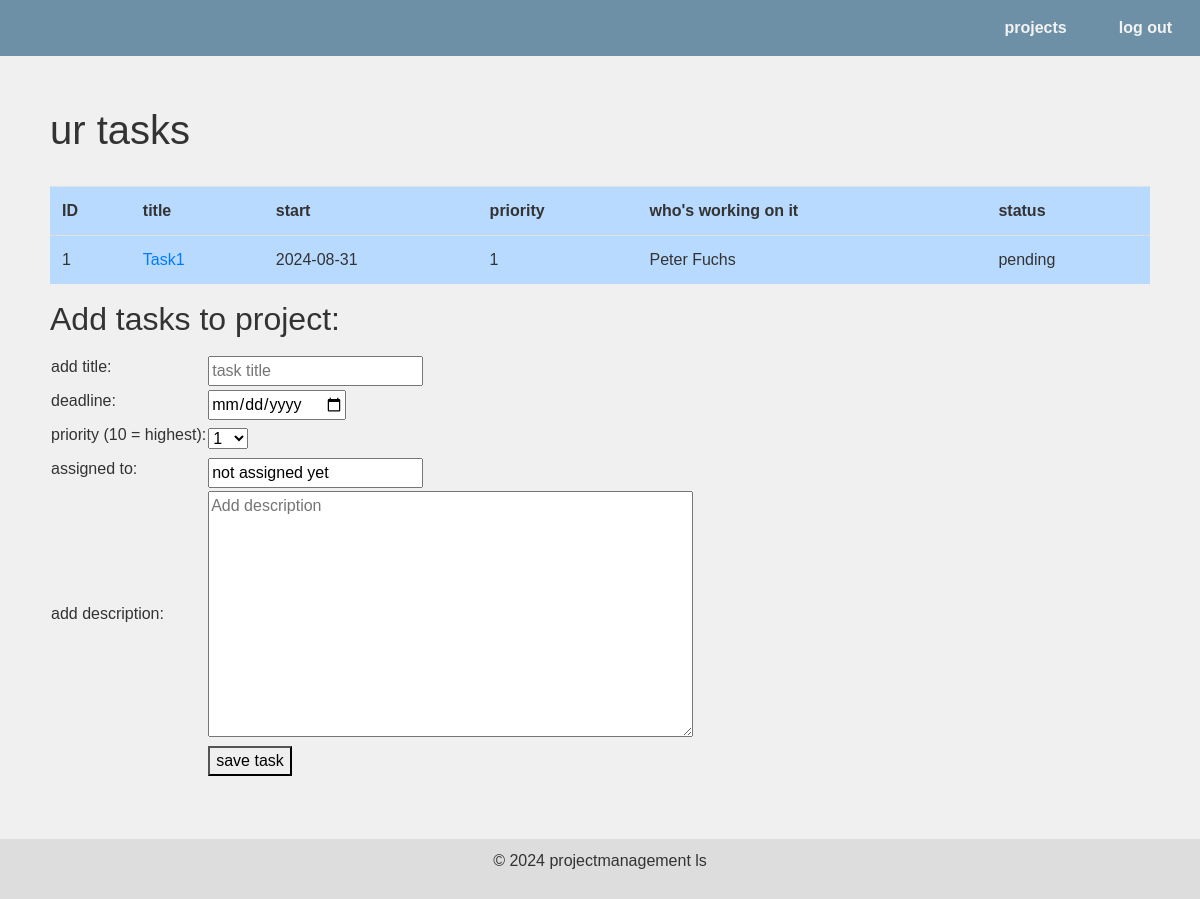
/tasks/add/task/user_normal/1, run on the app's committed database.
### tables this page shows
CREATE TABLE tasks(
                    id INTEGER PRIMARY KEY, 
                    title VARCHAR(255) NOT NULL, 
                    description VARCHAR(255), 
                    status VARCHAR(50), 
                    due_date DATE, 
                    priority VARCHAR(50), 
                    project_id INTEGER REFERENCES projects(id), 
                    assigned_to INTEGER REFERENCES employees(id)
                );

### app/tasks/routes.py (the view)
@tasks_routes.route("/add/task/user_normal/<int:project_id>", methods=["GET"])                           #show all tasks on add_task.html
def show_tasks_project_add_task_user_normal(project_id):
    conn = sqlite3.connect("project_management.db")                                         #TASK 4
    c = conn.cursor()
    c.execute("SELECT * FROM tasks WHERE project_id = ?", (project_id,))
    tasks = c.fetchall()
    c.execute("SELECT * FROM projects WHERE id = ?", (project_id, ))
    project = c.fetchall()
    conn.close()
    return render_template("task_segment_user_normal.html", tasks=tasks, project = project)

### app/tasks/templates/task_segment_user_normal.html (shortened to what this page needs)
{%extends "base.html"%}
{% block content %}
    <h1>ur tasks</h1>
    <table class="table table-primary table-striped-columns">
        <tr><th>ID</th><th>title</th><th>start</th><th>priority</th><th>who's working on it</th><th>status</th></tr>
    {% for task in tasks %}
    <tr><td>{{task[0]}}</td>
        <td><a href ="/tasks/project/task/details/user_normal/{{task[6]}}/{{task[0]}}">{{task[1]}}</a></td>
            <td>{{task[4]}}</td>
            <td>{{task[5]}}</td>
            <td>{{task[7]}}</td>
            <td>{{task[3]}}</td>
        </tr>
    {% endfor %}
<br>
    </table>
    {% for element in project %}
    <form action="/tasks/project/details/tasks/add/{{element[0]}}" method = "POST" >
    {% endfor %}
        <table>
        <label for ="task_details"><h2>Add tasks to project:</h2></label>
        <tr><td><label for ="add_title">add title:</label></td>
        <td><input type = "text" name = "task_title" placeholder = "task title" required></td></tr>
        <tr><td><label for ="task_duedate">deadline:</label></td>
        <td><input type = "date" name = "task_duedate" placeholder = "deadline" ></td></tr>
        <tr><td><label for ="task_priority">priority (10 = highest):</label></td>
        <td><select name = "task_priority">
            <option value = "1">1</option>
        </select></td></tr>
        <tr><td><label for ="assigned_to">assigned to:</label></td>
        <td><input type = "text" name = "task_assigned_to" value = "not assigned yet" placeholder = "who's working on it?" ></td></tr>
        <tr><td><label for ="task_description">add description:</label></td>
        <td><textarea name = "task_description" rows = "10" cols = "50" placeholder = "Add description"></textarea></td></tr>
        <tr><td></td><td><button type = "submit">save task</button></td></tr>
        </table>
    </form>
{%endblock%}

### app/projekte/templates/base.html (style rules this page uses)
body { font-family: Arial, sans-serif; margin: 0; padding: 0; background-color: #f0f0f0; color: #333; }

### data on the page
tasks: id "1", title "Task1", due_date "2024-08-31", priority "1", assigned_to "Peter Fuchs", status "pending"
